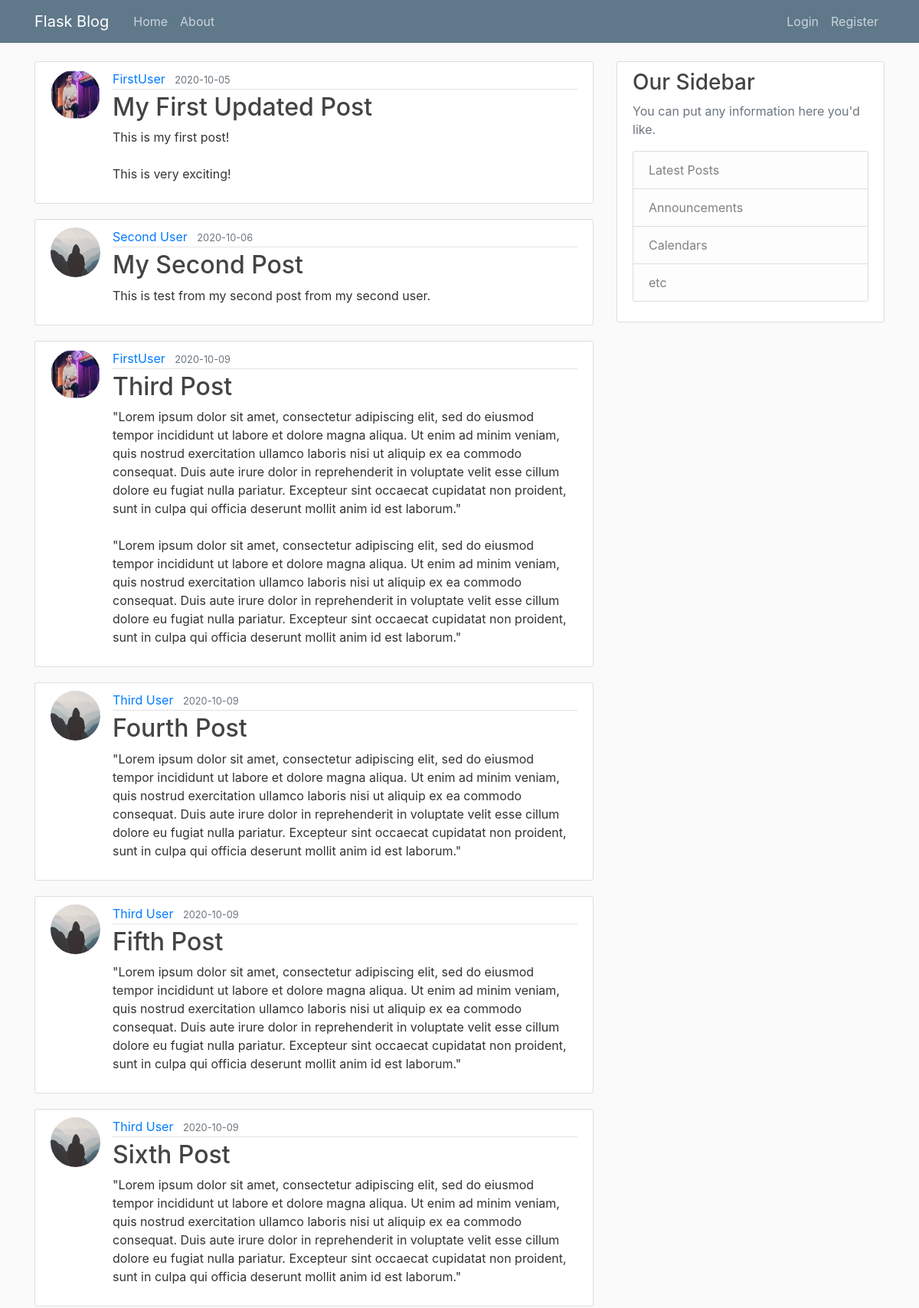
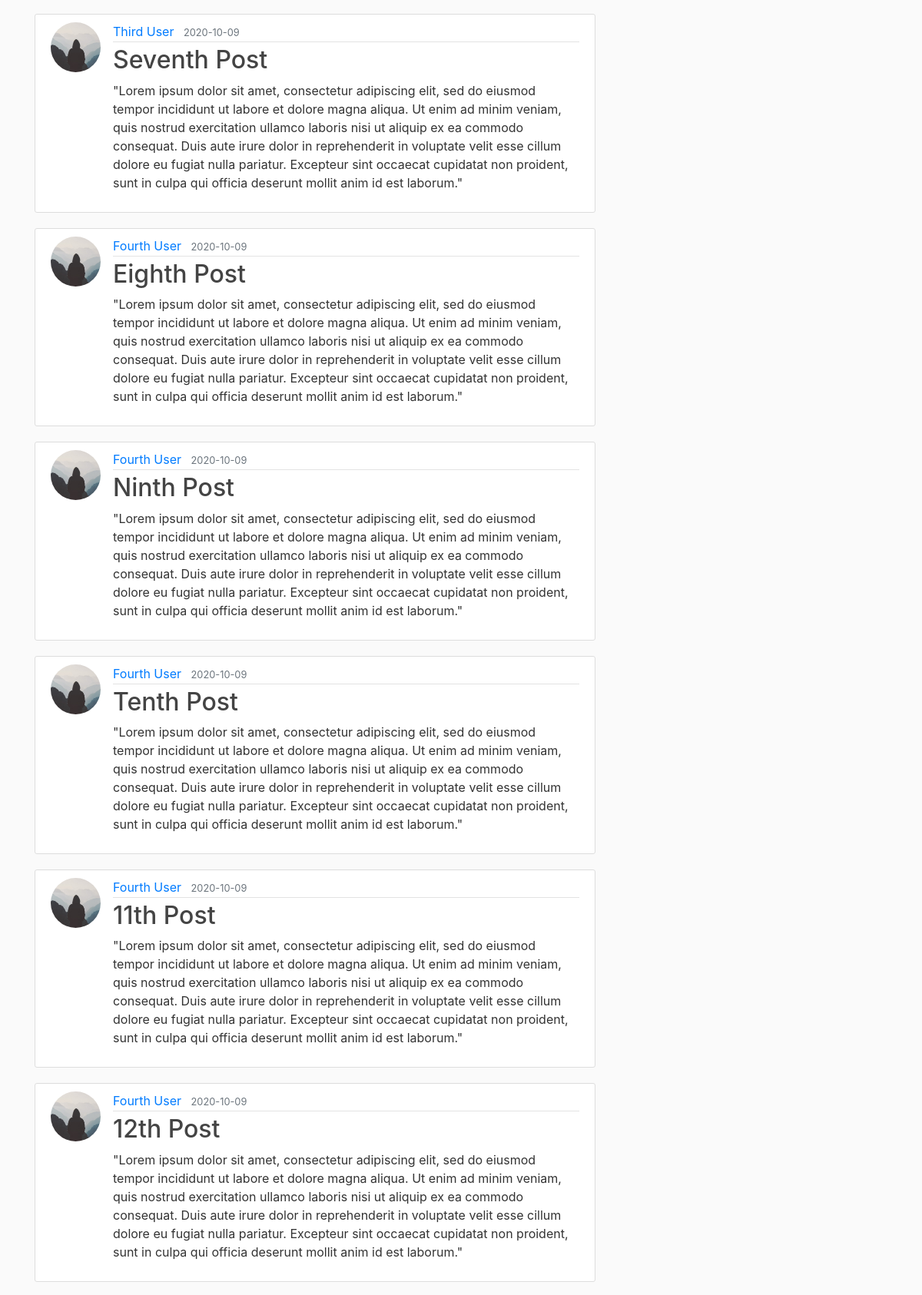
The page /home (upper part) on the database its author committed (2 pictures, top to bottom).
### flaskblog/models.py (models this page shows, shortened)
class Post(db.Model):
    id = db.Column(db.Integer, primary_key=True)
    title = db.Column(db.String(100), nullable=False)
    date_posted = db.Column(db.DateTime, nullable=False, default=datetime.utcnow)
    content = db.Column(db.Text, nullable=False)
    user_id = db.Column(db.Integer, db.ForeignKey('user.id'), nullable='False')

class User(db.Model, UserMixin):
    id = db.Column(db.Integer, primary_key=True)
    username = db.Column(db.String(20), unique=True, nullable=False)
    email = db.Column(db.String(120), unique=True, nullable=False)
    image_file = db.Column(db.String(20), nullable=False, default='default.jpg')
    password = db.Column(db.String(60), nullable=False)
    posts = db.relationship('Post', backref='author', lazy='dynamic')

### flaskblog/routes.py (the view)
@app.route("/")
@app.route("/home")
def home():
    posts = Post.query.all()
    return render_template('home.html', posts=posts)

### flaskblog/templates/home.html
{% extends "layout.html" %}
{% block content %}
    {% for post in posts %}
        <article class="media content-section">
            <img class='rounded-circle article-img' src='{{ url_for("static", filename="profile_pics/" + post.author.image_file) }}'>
            <div class="media-body">
            <div class="article-metadata">
                <a class="mr-2" href="#">{{ post.author.username }}</a>
                <small class="text-muted">{{ post.date_posted.strftime('%Y-%m-%d') }}</small>
            </div>
            <h2><a class="article-title" href="{{ url_for('post', post_id=post.id) }}">{{ post.title }}</a></h2>
            <p class="article-content">{{ post.content }}</p>
            </div>
        </article>
    {% endfor %}
{% endblock content %}

### flaskblog/templates/layout.html (shortened to what this page needs)
<!DOCTYPE html>
<html>
<head>
    <link rel="stylesheet" href="https://stackpath.bootstrapcdn.com/bootstrap/4.1.3/css/bootstrap.min.css">
    <link rel="stylesheet" type='text/css' href="{{ url_for('static', filename='main.css') }}">
</head>
<body>
    <header class="site-header">
        <nav class="navbar navbar-expand-md navbar-dark bg-steel fixed-top">
          <div class="container">
            <a class="navbar-brand mr-4" href="/">Flask Blog</a>
            <div class="collapse navbar-collapse" id="navbarToggle">
              <div class="navbar-nav mr-auto">
                <a class="nav-item nav-link" href="{{ url_for('home') }}">Home</a>
                <a class="nav-item nav-link" href="{{ url_for('about') }}">About</a>
              </div>
              <div class="navbar-nav">
                {% if current_user.is_authenticated %}
                  <a class="nav-item nav-link" href="{{ url_for('new_post') }}">New Post</a>
                  <a class="nav-item nav-link" href="{{ url_for('account') }}">Account</a>
                  <a class="nav-item nav-link" href="{{ url_for('logout') }}">Logout</a>
                {% else %}
                  <a class="nav-item nav-link" href="{{ url_for('login') }}">Login</a>
                  <a class="nav-item nav-link" href="{{ url_for('register') }}">Register</a>
                {% endif %}
              </div>
            </div>
          </div>
        </nav>
      </header>
      <main role="main" class="container">
        <div class="row">
          <div class="col-md-8">
            {% block content %}{% endblock %}
          </div>
          <div class="col-md-4">
            <div class="content-section">
              <h3>Our Sidebar</h3>
              <p class='text-muted'>You can put any information here you'd like.
                <ul class="list-group">
                  <li class="list-group-item list-group-item-light">Latest Posts</li>
                  <li class="list-group-item list-group-item-light">Announcements</li>
                  <li class="list-group-item list-group-item-light">Calendars</li>
                  <li class="list-group-item list-group-item-light">etc</li>
                </ul>
              </p>
            </div>
          </div>
        </div>
      </main>
</body>
</html>

### flaskblog/static/main.css (style rules this page uses)
body { background: #fafafa; color: #333333; margin-top: 5rem; }
h1, h2, h3, h4, h5, h6 { color: #444444; }
.bg-steel { background-color: #5f788a; }
.site-header .navbar-nav .nav-link { color: #cbd5db; }
.content-section { background: #ffffff; padding: 10px 20px; border: 1px solid #dddddd; border-radius: 3px; margin-bottom: 20px; }
.article-title { color: #444444; }
.article-content { white-space: pre-line; }
.article-img { height: 65px; width: 65px; margin-right: 16px; }
.article-metadata { padding-bottom: 1px; margin-bottom: 4px; border-bottom: 1px solid #e3e3e3 }

### rows shown on the page
Post: image_file (picture), author.username "FirstUser", date_posted "2020-10-05", title "My First Updated Post", content "This is my first post! This is very exciting!"
Post: image_file (placeholder picture), author.username "Second User", date_posted "2020-10-06", title "My Second Post", content "This is test from my second post from my second user."
Post: image_file (picture), author.username "FirstUser", date_posted "2020-10-09", title "Third Post", content "\"Lorem ipsum dolor sit amet, consectetur adipiscing elit, sed do eiusmod tempor incididunt ut labore et dolore magna aliqua. Ut enim ad minim veniam, quis nostrud exercitation ullamco laboris nisi ut aliquip ex ea commodo consequat. Duis aute irure dolor in reprehenderit in voluptate velit esse cillum dolore eu fugiat nulla pariatur. Excepteur sint occaecat cupidatat non proident, sunt in culpa qui officia deserunt mollit anim id est laborum.\" \"Lorem ipsum dolor sit amet, consectetur adipiscing elit, sed do eiusmod tempor incididunt ut labore et dolore magna aliqua. Ut enim ad minim veniam, quis nostrud exercitation ullamco laboris nisi ut aliquip ex ea commodo consequat. Duis aute irure…"
Post: image_file (placeholder picture), author.username "Third User", date_posted "2020-10-09", title "Fourth Post", content "\"Lorem ipsum dolor sit amet, consectetur adipiscing elit, sed do eiusmod tempor incididunt ut labore et dolore magna aliqua. Ut enim ad minim veniam, quis nostrud exercitation ullamco laboris nisi ut aliquip ex ea commodo consequat. Duis aute irure dolor in reprehenderit in voluptate velit esse cillum dolore eu fugiat nulla pariatur. Excepteur sint occaecat cupidatat non proident, sunt in culpa qui officia deserunt mollit anim id est laborum.\""
Post: image_file (placeholder picture), author.username "Third User", date_posted "2020-10-09", title "Fifth Post", content "\"Lorem ipsum dolor sit amet, consectetur adipiscing elit, sed do eiusmod tempor incididunt ut labore et dolore magna aliqua. Ut enim ad minim veniam, quis nostrud exercitation ullamco laboris nisi ut aliquip ex ea commodo consequat. Duis aute irure dolor in reprehenderit in voluptate velit esse cillum dolore eu fugiat nulla pariatur. Excepteur sint occaecat cupidatat non proident, sunt in culpa qui officia deserunt mollit anim id est laborum.\""
Post: image_file (placeholder picture), author.username "Third User", date_posted "2020-10-09", title "Sixth Post", content "\"Lorem ipsum dolor sit amet, consectetur adipiscing elit, sed do eiusmod tempor incididunt ut labore et dolore magna aliqua. Ut enim ad minim veniam, quis nostrud exercitation ullamco laboris nisi ut aliquip ex ea commodo consequat. Duis aute irure dolor in reprehenderit in voluptate velit esse cillum dolore eu fugiat nulla pariatur. Excepteur sint occaecat cupidatat non proident, sunt in culpa qui officia deserunt mollit anim id est laborum.\""
Post: image_file (placeholder picture), author.username "Third User", date_posted "2020-10-09", title "Seventh Post", content "\"Lorem ipsum dolor sit amet, consectetur adipiscing elit, sed do eiusmod tempor incididunt ut labore et dolore magna aliqua. Ut enim ad minim veniam, quis nostrud exercitation ullamco laboris nisi ut aliquip ex ea commodo consequat. Duis aute irure dolor in reprehenderit in voluptate velit esse cillum dolore eu fugiat nulla pariatur. Excepteur sint occaecat cupidatat non proident, sunt in culpa qui officia deserunt mollit anim id est laborum.\""
Post: image_file (placeholder picture), author.username "Fourth User", date_posted "2020-10-09", title "Eighth Post", content "\"Lorem ipsum dolor sit amet, consectetur adipiscing elit, sed do eiusmod tempor incididunt ut labore et dolore magna aliqua. Ut enim ad minim veniam, quis nostrud exercitation ullamco laboris nisi ut aliquip ex ea commodo consequat. Duis aute irure dolor in reprehenderit in voluptate velit esse cillum dolore eu fugiat nulla pariatur. Excepteur sint occaecat cupidatat non proident, sunt in culpa qui officia deserunt mollit anim id est laborum.\""
Post: image_file (placeholder picture), author.username "Fourth User", date_posted "2020-10-09", title "Ninth Post", content "\"Lorem ipsum dolor sit amet, consectetur adipiscing elit, sed do eiusmod tempor incididunt ut labore et dolore magna aliqua. Ut enim ad minim veniam, quis nostrud exercitation ullamco laboris nisi ut aliquip ex ea commodo consequat. Duis aute irure dolor in reprehenderit in voluptate velit esse cillum dolore eu fugiat nulla pariatur. Excepteur sint occaecat cupidatat non proident, sunt in culpa qui officia deserunt mollit anim id est laborum.\""
Post: image_file (placeholder picture), author.username "Fourth User", date_posted "2020-10-09", title "Tenth Post", content "\"Lorem ipsum dolor sit amet, consectetur adipiscing elit, sed do eiusmod tempor incididunt ut labore et dolore magna aliqua. Ut enim ad minim veniam, quis nostrud exercitation ullamco laboris nisi ut aliquip ex ea commodo consequat. Duis aute irure dolor in reprehenderit in voluptate velit esse cillum dolore eu fugiat nulla pariatur. Excepteur sint occaecat cupidatat non proident, sunt in culpa qui officia deserunt mollit anim id est laborum.\""
Post: image_file (placeholder picture), author.username "Fourth User", date_posted "2020-10-09", title "11th Post", content "\"Lorem ipsum dolor sit amet, consectetur adipiscing elit, sed do eiusmod tempor incididunt ut labore et dolore magna aliqua. Ut enim ad minim veniam, quis nostrud exercitation ullamco laboris nisi ut aliquip ex ea commodo consequat. Duis aute irure dolor in reprehenderit in voluptate velit esse cillum dolore eu fugiat nulla pariatur. Excepteur sint occaecat cupidatat non proident, sunt in culpa qui officia deserunt mollit anim id est laborum.\""
Post: image_file (placeholder picture), author.username "Fourth User", date_posted "2020-10-09", title "12th Post", content "\"Lorem ipsum dolor sit amet, consectetur adipiscing elit, sed do eiusmod tempor incididunt ut labore et dolore magna aliqua. Ut enim ad minim veniam, quis nostrud exercitation ullamco laboris nisi ut aliquip ex ea commodo consequat. Duis aute irure dolor in reprehenderit in voluptate velit esse cillum dolore eu fugiat nulla pariatur. Excepteur sint occaecat cupidatat non proident, sunt in culpa qui officia deserunt mollit anim id est laborum.\""
